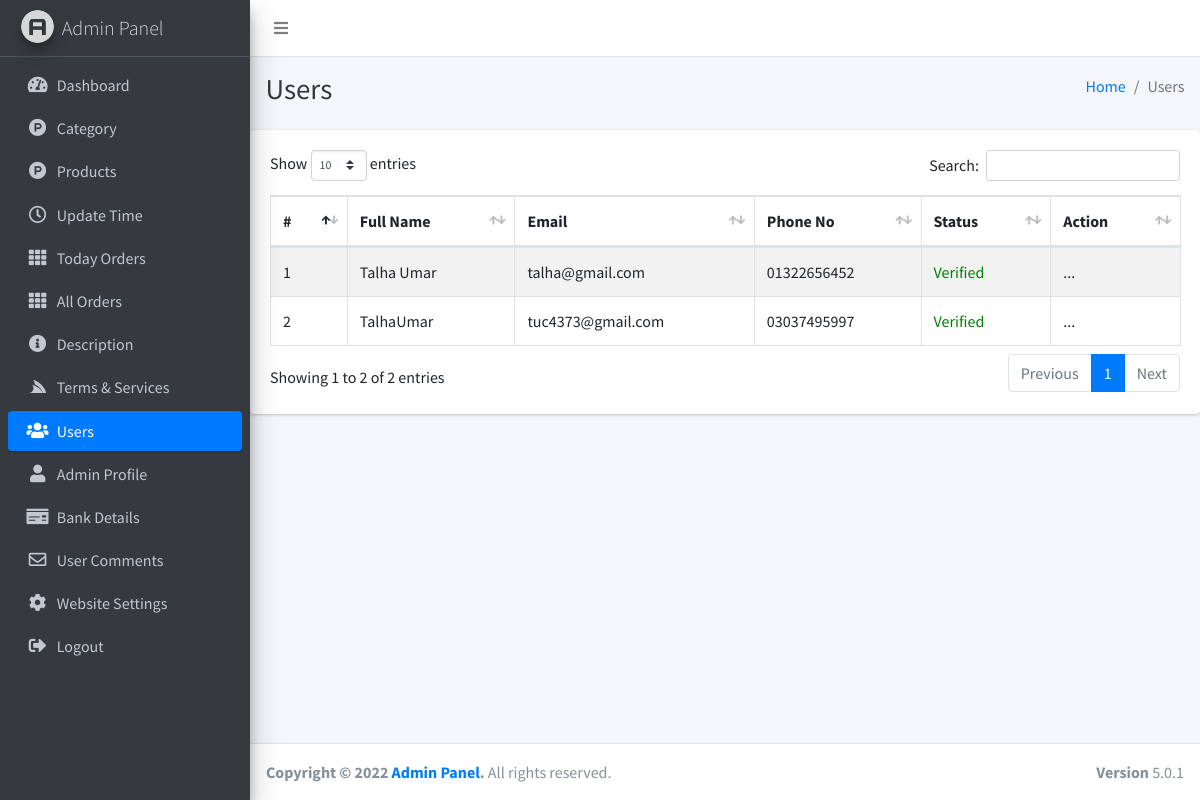
Page /admin/user.php (signed in) on the committed database.
### tables this page shows
CREATE TABLE `users` (
  `id` int(11) NOT NULL,
  `username` varchar(255) NOT NULL,
  `fullname` varchar(255) NOT NULL,
  `email` varchar(255) NOT NULL,
  `phone` varchar(255) NOT NULL,
  `password` varchar(255) NOT NULL,
  `profile` varchar(255) NOT NULL,
  `OTP` int(4) NOT NULL DEFAULT 0,
  `status` int(1) NOT NULL DEFAULT 0,
  `register_date` varchar(244) NOT NULL
);

### admin/user.php (the view, shortened to what this page needs)
<?php include_once ("includes/header.php");
      include_once ("includes/topbar.php");
      include_once ("includes/sidebar.php");
?>
<div class="content-wrapper">
    <div class="content-header">
      <div class="container-fluid">
        <div class="row mb-2">
          <div class="col-sm-6">
            <h1 class="m-0 text-dark">Users</h1>
          </div>
          <div class="col-sm-6">
            <ol class="breadcrumb float-sm-right">
              <li class="breadcrumb-item"><a href="dashboard.php">Home</a></li>
              <li class="breadcrumb-item active">Users</li>
            </ol>
          </div>
        </div>
      </div>
    </div>
      <div class="card">
              <div class="card-body">
                <table id="example2" class="table table-bordered table-striped">
                  <thead>
                  <tr>
                    <th>#</th>
                    <th>Full Name</th>
                    <th>Email</th>
                    <th>Phone No</th>
                    <th>Status</th>
                    <th>Action</th>
                  </tr>
                  </thead>
                  <tbody>
                    <?php
                     $k=0;
                      $sql = mysqli_query($con, "SELECT * FROM `users`");
                            $result = mysqli_num_rows($sql);
                              if($result  > 0) {
                              while($row = mysqli_fetch_assoc($sql)) {
                    ?>
                  <tr>
                    <td><?php echo ++$k;?></td>
                    <td><?php echo $row['fullname']; ?></td>
                    <td><?php echo $row['email']; ?></td>
                    <td><?php echo $row['phone']; ?></td>
                    <td><?php
                    if ($row['status']=='1') {
                     echo "<span style='color:green;'> Verified </span>";
                    }
                     ?></td>
                    <td> ...
                    </td>
                  </tr>
                  <?php }} ?>
            </tbody>
          </table>
    </div>
   </div>
</div>
<?php include_once ("includes/footer.php");?>

### rows in the picture
users: fullname "Talha Umar", email "talha@gmail.com", phone "01322656452", status "Verified"
users: fullname "TalhaUmar", email "tuc4373@gmail.com", phone "03037495997", status "Verified"
